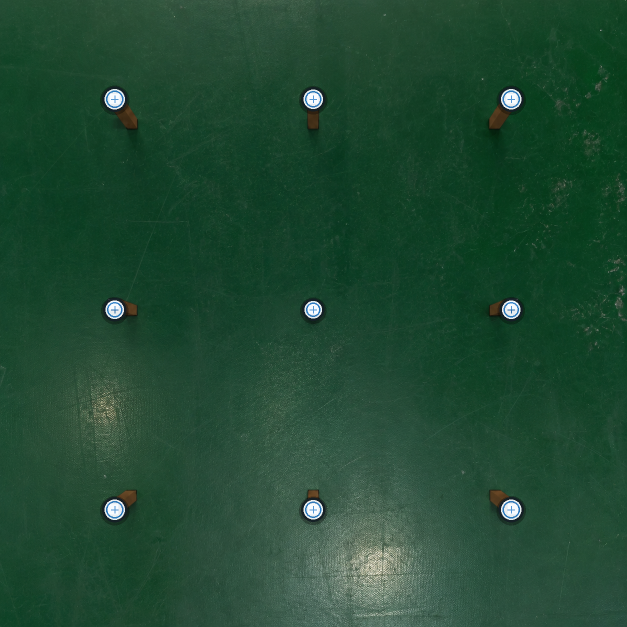
#> input picture local_inspection_service/data/anchor_pose_guides/circle_endface_9target_guide.png, 1254 x 1254 px (shown at 1/2 size)
$ python -i label_experiment.py   (imports and definitions only)
#> lines starting #> are read from the running program, lines starting #| are printed output that depends on the picture; after the words box and inside, x2 and y2 are one past the last pixel; in counts of white or black regions, pixels touching at a corner belong together
from __future__ import annotations

import math
import re
import uuid
from dataclasses import dataclass
from pathlib import Path
from typing import Any

import cv2
import numpy as np


MAX_SEGMENT_SIDE = 2600
COMPARE_MAX_SIDE = 560
JPEG_QUALITY = 88


@dataclass
class LabelCandidate:
    id: str
    source: str
    image_bgr: np.ndarray
    bbox: tuple[int, int, int, int] | None


def _clamp(value: float, low: float, high: float) -> float:
    return max(low, min(high, value))


def _safe_slug(value: str) -> str:
    slug = re.sub(r"[^A-Za-z0-9_.-]+", "_", value.strip())[:96].strip("._")
    return slug or "label_experiment"


def _url_for(output_url_prefix: str, path: Path) -> str:
    return f"{output_url_prefix.rstrip('/')}/{path.name}"


def _write_jpg(path: Path, image_bgr: np.ndarray) -> None:
    path.parent.mkdir(parents=True, exist_ok=True)
    cv2.imwrite(str(path), image_bgr, [int(cv2.IMWRITE_JPEG_QUALITY), JPEG_QUALITY])


def _resize_limit_bgr(image_bgr: np.ndarray, max_side: int) -> tuple[np.ndarray, float]:
    h, w = image_bgr.shape[:2]
    longest = max(h, w)
    if longest <= max_side:
        return image_bgr.copy(), 1.0
    scale = max_side / float(longest)
    resized = cv2.resize(image_bgr, (max(1, int(round(w * scale))), max(1, int(round(h * scale)))), interpolation=cv2.INTER_AREA)
    return resized, scale


def _border_median_bgr(image_bgr: np.ndarray) -> np.ndarray:
    h, w = image_bgr.shape[:2]
    band = max(4, int(round(min(h, w) * 0.035)))
    samples = np.concatenate(
        [
            image_bgr[:band, :, :].reshape(-1, 3),
            image_bgr[-band:, :, :].reshape(-1, 3),
            image_bgr[:, :band, :].reshape(-1, 3),
            image_bgr[:, -band:, :].reshape(-1, 3),
        ],
        axis=0,
    )
    return np.median(samples, axis=0).astype(np.float32)


def _content_mask(image_bgr: np.ndarray) -> np.ndarray:
    gray = cv2.cvtColor(image_bgr, cv2.COLOR_BGR2GRAY)
    hsv = cv2.cvtColor(image_bgr, cv2.COLOR_BGR2HSV)
    sat = hsv[:, :, 1]
    border = _border_median_bgr(image_bgr)
    border_gray = float(np.mean(border))
    diff = np.linalg.norm(image_bgr.astype(np.float32) - border.reshape(1, 1, 3), axis=2)
    blur = cv2.GaussianBlur(gray, (5, 5), 0)
    median = float(np.median(blur))
    lower = int(max(18, 0.55 * median))
    upper = int(min(220, max(lower + 30, 1.35 * median)))
    edges = cv2.Canny(blur, lower, upper)
    if border_gray > 168:
        ink = ((gray < 236) | (sat > 42) | (diff > 28) | (edges > 0)).astype(np.uint8) * 255
    else:
        ink = ((sat > 45) | (diff > 34) | (edges > 0)).astype(np.uint8) * 255
    ink = cv2.medianBlur(ink, 3)
    return ink


def _expand_box(box: tuple[int, int, int, int], pad: int, width: int, height: int) -> tuple[int, int, int, int]:
    x1, y1, x2, y2 = box
    return max(0, x1 - pad), max(0, y1 - pad), min(width, x2 + pad), min(height, y2 + pad)


def _box_area(box: tuple[int, int, int, int]) -> int:
    x1, y1, x2, y2 = box
    return max(0, x2 - x1) * max(0, y2 - y1)


def _merge_boxes(boxes: list[tuple[int, int, int, int]], gap: int) -> list[tuple[int, int, int, int]]:
    merged = list(boxes)
    changed = True
    while changed:
        changed = False
        next_boxes: list[tuple[int, int, int, int]] = []
        used = [False] * len(merged)
        for i, a in enumerate(merged):
            if used[i]:
                continue
            ax1, ay1, ax2, ay2 = a
            current = a
            used[i] = True
            for j in range(i + 1, len(merged)):
                if used[j]:
                    continue
                bx1, by1, bx2, by2 = merged[j]
                gap_x = max(bx1 - ax2, ax1 - bx2, 0)
                gap_y = max(by1 - ay2, ay1 - by2, 0)
                overlap_x = min(ax2, bx2) - max(ax1, bx1)
                overlap_y = min(ay2, by2) - max(ay1, by1)
                nested = (ax1 <= bx1 <= bx2 <= ax2 and ay1 <= by1 <= by2 <= ay2) or (bx1 <= ax1 <= ax2 <= bx2 and by1 <= ay1 <= ay2 <= by2)
                touches = (gap_x <= gap and overlap_y > -gap) and (gap_y <= gap and overlap_x > -gap)
                if nested or touches:
                    current = (min(ax1, bx1), min(ay1, by1), max(ax2, bx2), max(ay2, by2))
                    ax1, ay1, ax2, ay2 = current
                    used[j] = True
                    changed = True
            next_boxes.append(current)
        merged = next_boxes
    return merged


def _boxes_from_mask(mask: np.ndarray, image_shape: tuple[int, int, int]) -> list[tuple[int, int, int, int]]:
    h, w = image_shape[:2]
    min_dim = min(h, w)
    image_area = float(h * w)
    contours, _ = cv2.findContours(mask, cv2.RETR_EXTERNAL, cv2.CHAIN_APPROX_SIMPLE)
    boxes: list[tuple[int, int, int, int]] = []
    for contour in contours:
        x, y, bw, bh = cv2.boundingRect(contour)
        if bw < max(14, int(min_dim * 0.006)) or bh < max(14, int(min_dim * 0.006)):
            continue
        area_ratio = (bw * bh) / image_area
        if area_ratio < 0.00018 or area_ratio > 0.82:
            continue
        aspect = bw / float(max(1, bh))
        if aspect < 0.055 or aspect > 18:
            continue
        contour_area_ratio = cv2.contourArea(contour) / float(max(1, bw * bh))
        if contour_area_ratio < 0.015 and area_ratio < 0.002:
            continue
        boxes.append((x, y, x + bw, y + bh))
    pad = max(5, int(round(min_dim * 0.006)))
    boxes = [_expand_box(box, pad, w, h) for box in boxes]
    boxes = _merge_boxes(boxes, max(3, int(round(min_dim * 0.004))))
    boxes = [box for box in boxes if _box_area(box) / image_area >= 0.00022]
    return sorted(boxes, key=lambda b: (b[1] // max(1, int(h * 0.04)), b[0]))


def _candidate_boxes(image_bgr: np.ndarray, max_labels: int) -> list[tuple[int, int, int, int]]:
    h, w = image_bgr.shape[:2]
    min_dim = min(h, w)
    base = _content_mask(image_bgr)
    best_boxes: list[tuple[int, int, int, int]] = []
    best_score = -1e9
    image_area = float(h * w)
    scales = (0.006, 0.010, 0.016, 0.024, 0.034, 0.048)
    for scale in scales:
        kw = max(9, int(round(min_dim * scale * 1.55)))
        kh = max(7, int(round(min_dim * scale)))
        kernel = cv2.getStructuringElement(cv2.MORPH_RECT, (kw | 1, kh | 1))
        mask = cv2.morphologyEx(base, cv2.MORPH_CLOSE, kernel, iterations=1)
        mask = cv2.dilate(mask, kernel, iterations=1)
        boxes = _boxes_from_mask(mask, image_bgr.shape)
        if not boxes:
            continue
        if len(boxes) > max_labels * 2:
            boxes = sorted(boxes, key=_box_area, reverse=True)[: max_labels * 2]
            boxes = sorted(boxes, key=lambda b: (b[1], b[0]))
        ratios = [_box_area(box) / image_area for box in boxes]
        coverage = min(0.85, sum(ratios))
        median_area = float(np.median(ratios)) if ratios else 0.0
        count = len(boxes)
        giant_penalty = 5.0 if count == 1 and ratios[0] > 0.55 else 0.0
        tiny_penalty = sum(1 for ratio in ratios if ratio < 0.0012) * 0.45
        too_many_penalty = max(0, count - max_labels) * 1.8
        count_score = min(count, max_labels) * 1.25
        if count == 1:
            count_score = 0.9
        elif 2 <= count <= max_labels:
            count_score += 3.0
        median_bonus = 2.5 if median_area >= 0.0025 else 0.0
        score = count_score + coverage * 7.0 + median_bonus - giant_penalty - tiny_penalty - too_many_penalty
        if score > best_score:
            best_score = score
            best_boxes = boxes
    if len(best_boxes) > max_labels:
        best_boxes = sorted(best_boxes, key=_box_area, reverse=True)[:max_labels]
        best_boxes = sorted(best_boxes, key=lambda b: (b[1], b[0]))
    return best_boxes


def _union_content_box(image_bgr: np.ndarray) -> tuple[int, int, int, int] | None:
    h, w = image_bgr.shape[:2]
    mask = _content_mask(image_bgr)
    min_dim = min(h, w)
    kernel = cv2.getStructuringElement(cv2.MORPH_RECT, (max(5, int(min_dim * 0.006)) | 1, max(5, int(min_dim * 0.006)) | 1))
    mask = cv2.morphologyEx(mask, cv2.MORPH_CLOSE, kernel, iterations=1)
    contours, _ = cv2.findContours(mask, cv2.RETR_EXTERNAL, cv2.CHAIN_APPROX_SIMPLE)
    boxes: list[tuple[int, int, int, int]] = []
    for contour in contours:
        if cv2.contourArea(contour) < 12:
            continue
        x, y, bw, bh = cv2.boundingRect(contour)
        boxes.append((x, y, x + bw, y + bh))
    if not boxes:
        return None
    x1 = min(box[0] for box in boxes)
    y1 = min(box[1] for box in boxes)
    x2 = max(box[2] for box in boxes)
    y2 = max(box[3] for box in boxes)
    return _expand_box((x1, y1, x2, y2), max(6, int(min_dim * 0.025)), w, h)


def crop_to_content_bgr(image_bgr: np.ndarray) -> np.ndarray:
    if image_bgr.size == 0:
        return image_bgr
    box = _union_content_box(image_bgr)
    if box is None:
        return image_bgr.copy()
    h, w = image_bgr.shape[:2]
    x1, y1, x2, y2 = box
    if (x2 - x1) < 12 or (y2 - y1) < 12:
        return image_bgr.copy()
    if (x2 - x1) * (y2 - y1) > 0.96 * w * h:
        return image_bgr.copy()
    return image_bgr[y1:y2, x1:x2].copy()


def segment_label_candidates_bgr(image_bgr: np.ndarray, source: str, max_labels: int = 32) -> tuple[np.ndarray, list[LabelCandidate]]:
    canvas, _ = _resize_limit_bgr(image_bgr, MAX_SEGMENT_SIDE)
    boxes = _candidate_boxes(canvas, max_labels=max_labels)
    candidates: list[LabelCandidate] = []
    for index, box in enumerate(boxes, 1):
        x1, y1, x2, y2 = box
        crop = canvas[y1:y2, x1:x2].copy()
        if crop.size == 0:
            continue
        candidates.append(LabelCandidate(id=f"{source[:1].upper()}{index:02d}", source=source, image_bgr=crop, bbox=box))
    if not candidates:
        candidates.append(LabelCandidate(id=f"{source[:1].upper()}01", source=source, image_bgr=crop_to_content_bgr(canvas), bbox=None))
    return canvas, candidates


def _reference_candidates(image_bgr: np.ndarray) -> tuple[np.ndarray, list[LabelCandidate]]:
    canvas, candidates = segment_label_candidates_bgr(image_bgr, "reference", max_labels=24)
    if len(candidates) <= 1:
        return canvas, [LabelCandidate(id="R01", source="reference", image_bgr=crop_to_content_bgr(canvas), bbox=None)]
    h, w = canvas.shape[:2]
    ratios = [_box_area(candidate.bbox) / float(h * w) for candidate in candidates if candidate.bbox]
    median_ratio = float(np.median(ratios)) if ratios else 0.0
    largest_ratio = max(ratios) if ratios else 0.0
    if median_ratio >= 0.0025 or largest_ratio >= 0.018:
        return canvas, candidates
    return canvas, [LabelCandidate(id="R01", source="reference", image_bgr=crop_to_content_bgr(canvas), bbox=None)]


# [304 lines left out: functions _fit_to_size, _normalize_pair, _ssim_gray, _edge_similarity, _diff_overlay, _score_pair and 6 more, not called in this run]

>>> import cv2
>>> picture = cv2.imread('data/anchor_pose_guides/circle_endface_9target_guide.png')
#> picture is the input picture: shape (1254, 1254, 3); mean B, G, R 50, 73.1, 32.6
>>> result = _reference_candidates(picture)
#> in _content_mask, `gray = cv2.cvtColor(image_bgr, cv2.COLOR_BGR2GRAY)`:
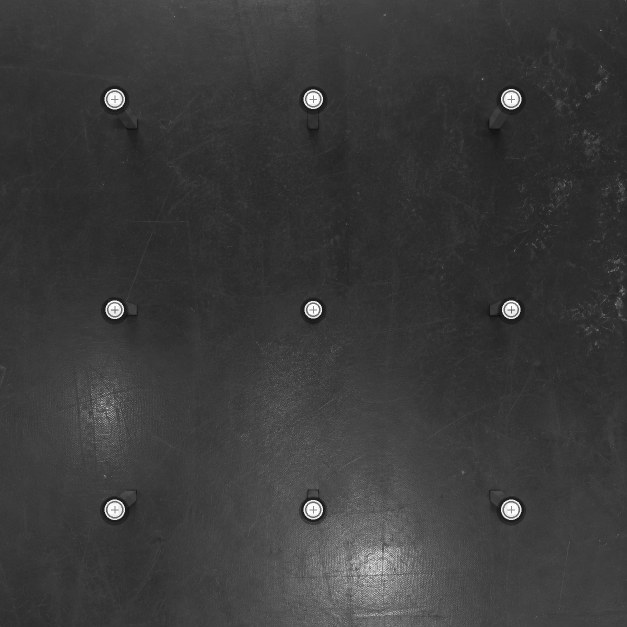
#> gray: shape (1254, 1254) (shown at 1/2 size); min 8, max 254, mean 58.4
#> in _content_mask, `hsv = cv2.cvtColor(image_bgr, cv2.COLOR_BGR2HSV)`: hsv: shape (1254, 1254, 3); mean H, S, V 72.7, 150.6, 73.4
#> in _content_mask, `sat = hsv[:, :, 1]`:
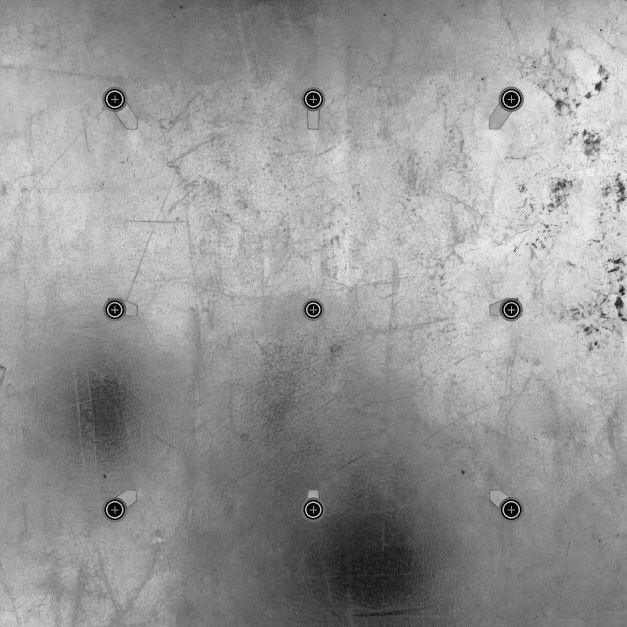
#> sat: shape (1254, 1254) (shown at 1/2 size); min 1, max 246, mean 150.6
#> in _content_mask, `border = _border_median_bgr(image_bgr)`: border = [48, 73, 31]
#> in _content_mask, `border_gray = float(np.mean(border))`: border_gray = 50.67
#> in _content_mask, `diff = np.linalg.norm(image_bgr.astype(np.float32) - border.reshape(1,..`:
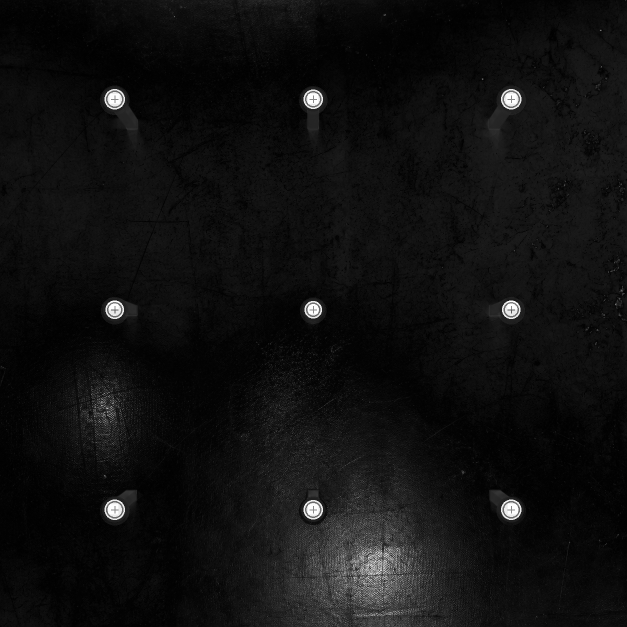
#> diff: shape (1254, 1254) float32 (shown at 1/2 size); min 0, max 349.9, mean 22.5; drawn with min black and max white
#> in _content_mask, `median = float(np.median(blur))`: median = 54
#> in _content_mask, `lower = int(max(18, 0.55 * median))`: lower = 29
#> in _content_mask, `upper = int(min(220, max(lower + 30, 1.35 * median)))`: upper = 72
#> in _content_mask, `edges = cv2.Canny(blur, lower, upper)`:
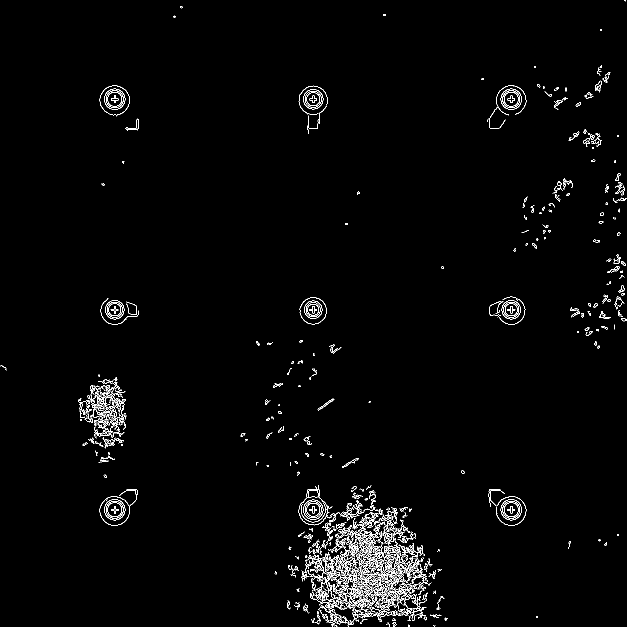
#> edges: shape (1254, 1254) (shown at 1/2 size); 1.8% white in thin lines or dots
#> in _content_mask, `ink = ((sat > 45) | (diff > 34) | (edges > 0)).astype(np.uint8) * 255`:
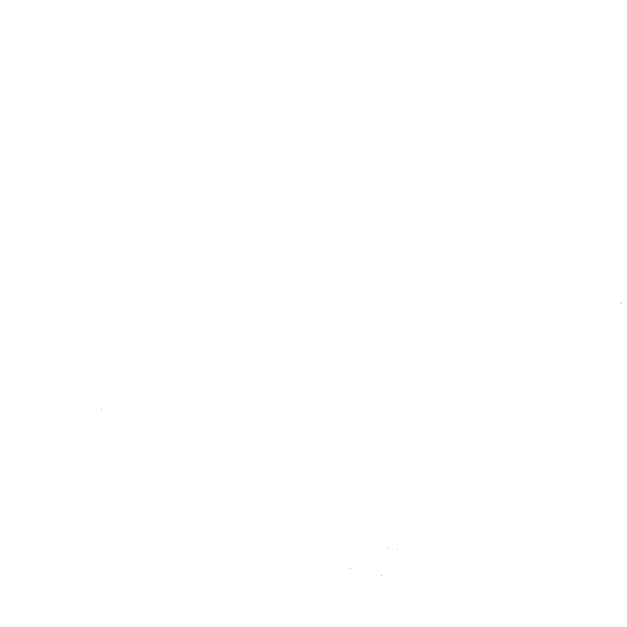
#> ink: shape (1254, 1254) (shown at 1/2 size); 100% white; black in thin lines or dots, all inside (x1, y1, x2, y2) = (203, 604, 1244, 1151)
#> in _content_mask, `ink = cv2.medianBlur(ink, 3)`: ink: shape (1254, 1254); every value is 255
#> after the loop in _candidate_boxes, `for scale in scales:`: best_boxes = []; best_score = -1e+09
#> in segment_label_candidates_bgr, `boxes = _candidate_boxes(canvas, max_labels=max_labels)`: boxes = []
#> in _union_content_box, `contours, _ = cv2.findContours(mask, cv2.RETR_EXTERNAL, cv2.CHAIN_APPR..`: contours = [[[0, 0], [0, 1253], [1253, 1253], [1253, 0]]]
#> the loop in _union_content_box, `for contour in contours:` made 1 pass
#> (contour, x, y, bw, bh) on pass 1: ([[0, 0], [0, 1253], [1253, 1253], [1253, 0]], 0, 0, 1254, 1254)
#> after the loop in _union_content_box, `for contour in contours:`: boxes = [(0, 0, 1254, 1254)]
#> in _union_content_box, `x1 = min(box[0] for box in boxes)`: x1 = 0
#> in _union_content_box, `x2 = max(box[2] for box in boxes)`: x2 = 1254
#> in crop_to_content_bgr, `box = _union_content_box(image_bgr)`: box = (0, 0, 1254, 1254)
#> in crop_to_content_bgr, `x1, y1, x2, y2 = box`: x1 = 0; x2 = 1254
#> in _reference_candidates, `canvas, candidates = segment_label_candidates_bgr(image_bgr, "referenc..`: candidates = 1 item
#> the loop in _union_content_box (call 2), `for contour in contours:` made 1 pass

$ run again, on local_inspection_service/data/anchor_pose_guides/flat_9bar_anchor.png
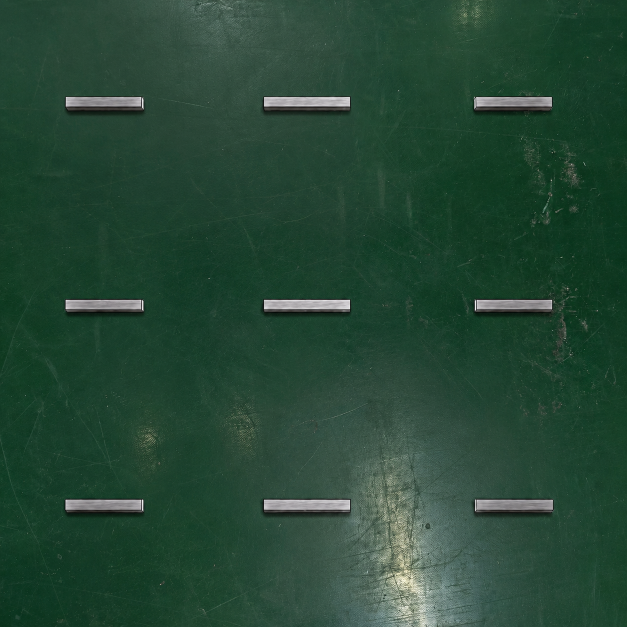
#> input picture local_inspection_service/data/anchor_pose_guides/flat_9bar_anchor.png, 1254 x 1254 px (shown at 1/2 size)
#> picture is the input picture: shape (1254, 1254, 3); mean B, G, R 53, 71.1, 38
#> hsv: shape (1254, 1254, 3); mean H, S, V 74.4, 129, 71.2
#> border = [44, 66, 27]
#> border_gray = 45.67
#> median = 53
#> lower = 29
#> upper = 71
#> in _content_mask, `edges = cv2.Canny(blur, lower, upper)`:
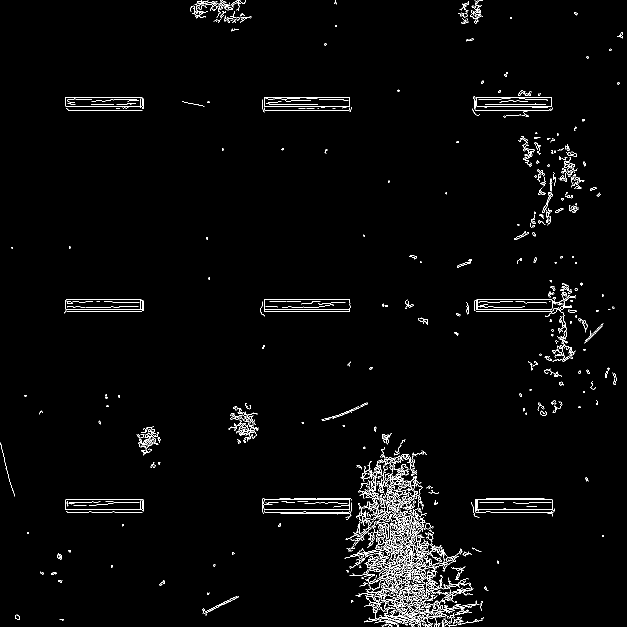
#> edges: shape (1254, 1254) (shown at 1/2 size); 2.1% white in thin lines or dots
#> in _content_mask, `ink = ((sat > 45) | (diff > 34) | (edges > 0)).astype(np.uint8) * 255`:
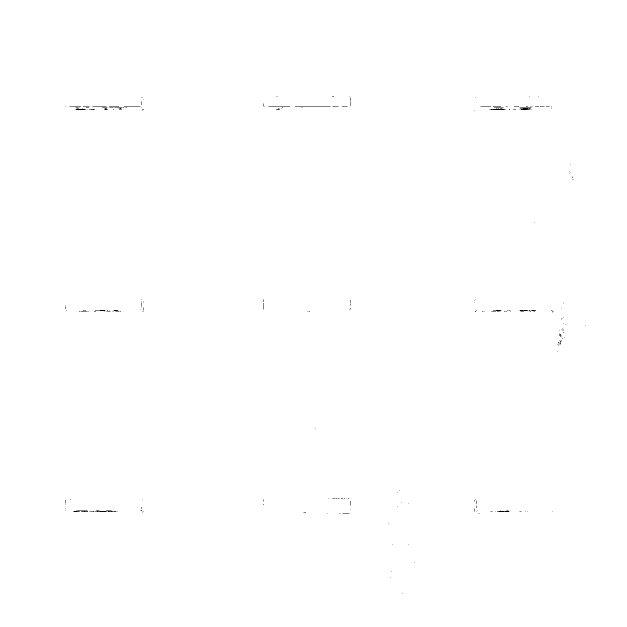
#> ink: shape (1254, 1254) (shown at 1/2 size); 99.9% white; black in thin lines or dots, all inside (x1, y1, x2, y2) = (130, 192, 1172, 1187)
#> after the loop in _candidate_boxes, `for scale in scales:`: best_boxes = []; best_score = -1e+09
#> in segment_label_candidates_bgr, `boxes = _candidate_boxes(canvas, max_labels=max_labels)`: boxes = []
#> in _union_content_box, `contours, _ = cv2.findContours(mask, cv2.RETR_EXTERNAL, cv2.CHAIN_APPR..`: contours = [[[0, 0], [0, 1253], [1253, 1253], [1253, 0]]]
#> the loop in _union_content_box, `for contour in contours:` made 1 pass
#> (contour, x, y, bw, bh) on pass 1: ([[0, 0], [0, 1253], [1253, 1253], [1253, 0]], 0, 0, 1254, 1254)
#> after the loop in _union_content_box, `for contour in contours:`: boxes = [(0, 0, 1254, 1254)]
#> in _union_content_box, `x1 = min(box[0] for box in boxes)`: x1 = 0
#> in _union_content_box, `x2 = max(box[2] for box in boxes)`: x2 = 1254
#> box = (0, 0, 1254, 1254)
#> in crop_to_content_bgr, `x1, y1, x2, y2 = box`: x1 = 0; x2 = 1254
#> in _reference_candidates, `canvas, candidates = segment_label_candidates_bgr(image_bgr, "referenc..`: candidates = 1 item
#> the loop in _union_content_box (call 2), `for contour in contours:` made 1 pass
